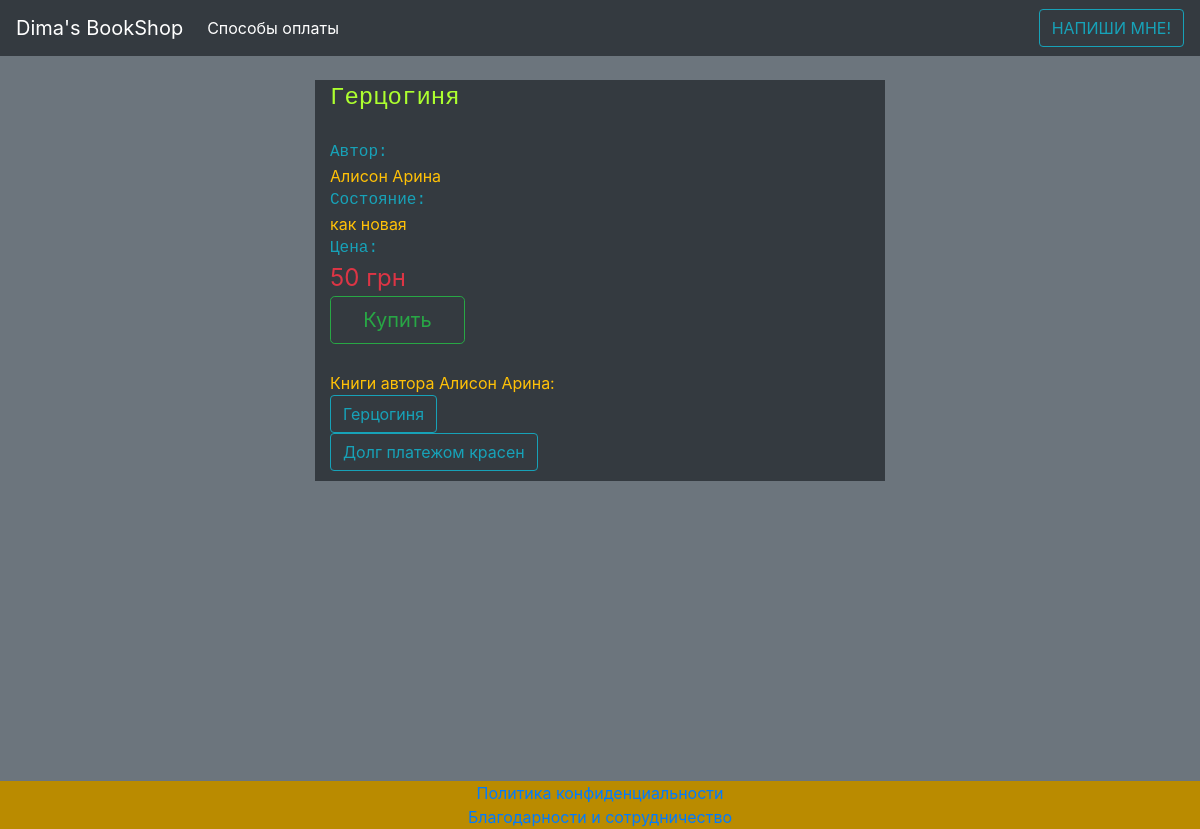
The page /book/817/ on the database its author committed.
### Books/models.py (models this page shows, shortened)
class Book(models.Model):
    title = models.CharField(max_length=120)
    author = models.CharField(max_length=120)
    price = models.IntegerField()
    condition = models.CharField(max_length=120, default="Как новая, без следов использования")
    series = models.CharField(max_length=120, blank=True)
    add_info = models.TextField(blank=True)
    reserved = models.BooleanField(default=False)
    promotion = models.BooleanField(default=False)
    def get_absolute_url(self):
        return reverse("book_detail", kwargs={"id": self.id})

### Books/views.py (the view)
# urls.py: path('book/<id>/', book_detail, name='book_detail'),
def book_detail(request, id=None):
    book = get_object_or_404(Book, id=id)
    quary = book.author
    same_author = Book.objects.all().filter(author__icontains=quary)
    context = {
        "book": book,
        "same_author": same_author
    }
    return render(request, "book_detail.html", context)

### templates/book_detail.html (shortened to what this page needs)
{% extends "wrapper.html" %}
{% block content %}
    <div class="row">
        <div class="col-sm-6 offset-3 text-warning bg-dark" >
            <div class="text-monospace" style="font-size: x-large; color: greenyellow">{{ book.title }}</div><br>
            <div class="text-info text-monospace">Автор: </div>{{ book.author }}<br>
            <div class="text-info text-monospace" >Состояние:</div> {{ book.condition }}<br>
            <div class="text-info text-monospace">Цена: </div>
            <div class="text-danger" style="font-size: x-large">{{ book.price }} грн </div>
            <a class="btn btn-lg btn-outline-success col-md-3" href="/contact_form" style="margin-bottom: 3px">Купить</a>
        <br><br>
        <div class="other_author" style="margin-bottom: 10px">
        Книги автора {{ book.author }}:
        {% for books in same_author %}
            <br><a class="btn btn-outline-info" href="{{ books.get_absolute_url }}">{{ books.title }}</a>
        {% endfor %}
        </div>
</div>
    </div>
{% endblock %}

### rows shown on the page
Book: title "Герцогиня", author "Алисон Арина", condition "как новая", price "50"
Book: title "Долг платежом красен"
